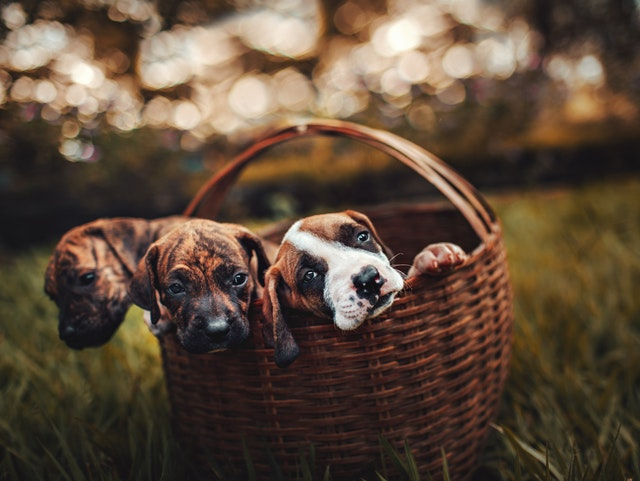
#> input picture images/HelenaLopes.jpg, 640 x 481 px
$ python -i cloudbasedImageTransformation.py   (imports and definitions only)   (older library calls are emulated)
#> lines starting #> are read from the running program, lines starting #| are printed output that depends on the picture; after the words box and inside, x2 and y2 are one past the last pixel; in counts of white or black regions, pixels touching at a corner belong together
#> further down, picture is the input picture: PIL image 640x481 RGB; mean R, G, B 93.4, 74.8, 58.6
# -*- coding: utf-8 -*-
import urllib.request as urllib
import numpy as np
import base64
import requests
from PIL import Image, ImageFilter, ImageMath
from io import BytesIO


# downloads the image, converts it to a NumPy array, and then reads
#
# @param url the url to be used
#
# it into PIL Image format
def url_to_image(url):
    response = requests.get(url)
    return Image.open(BytesIO(response.content))

#
# converts given Image into a black & white image
#
# @param Must be an Image, jpg/png
#
# @return Returns the converted black & white image
def blackwhite(image):
    return image.convert("L")
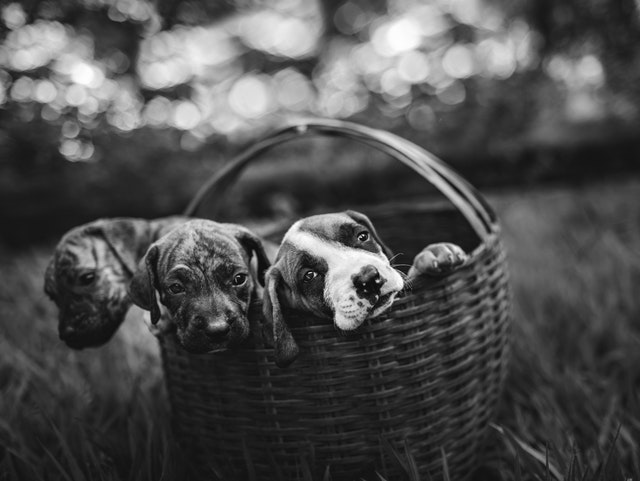
#> returned value: PIL image 640x481 L; min 1, max 255, mean 78.5

#
# upscales an image based on the given scale parameter
#
# @param image must be an image. jpg/png
# @param scake must be the size multiplier
#
# @return Returns the upscaled image
def upscale(image, scale):
    width, height = image.size[:2]
    return image.resize((width*scale, height*scale), Image.LANCZOS)

#
# Calculates the adaptive threshold of an image
# Source:
# https://stackoverflow.com/questions/33091755/bradley-roth-adaptive-thresholding-algorithm-how-do-i-get-better-performance
#
# @param image must be an image. jpg/png
# @param s is the window size
# @param t is the threshold
#
# @return  returns the Cartoon version of the iamge
#
def bradley_roth_numpy(image, s=None, t=None):
    # Convert image to numpy array
#> called with s = 16, t = 30
    img = np.array(image).astype(np.float)
    # Default window size is round(cols/8)
    if s is None:
        s = np.round(img.shape[1]/8)
    # Default threshold is 15% of the total
    # area in the window
    if t is None:
        t = 15.0
    # Compute integral image
    intImage = np.cumsum(np.cumsum(img, axis=1), axis=0)
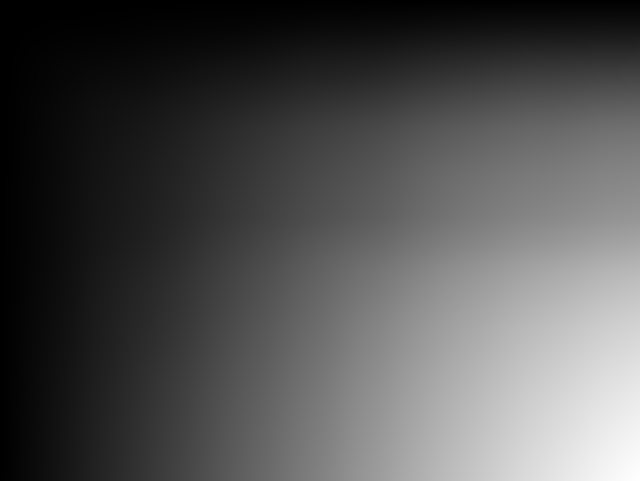
#> intImage: shape (481, 640) float64; min 39, max 24119306, mean 7683020.9; drawn with min black and max white
    # Define grid of points
    (rows,cols) = img.shape[:2]
#> rows = 481; cols = 640
    (X,Y) = np.meshgrid(np.arange(cols), np.arange(rows))
    # Make into 1D grid of coordinates for easier access
    X = X.ravel()
    Y = Y.ravel()
    # Ensure s is even so that we are able to index into the image
    # properly
    s = s + np.mod(s,2)
    # Access the four corners of each neighbourhood
    x1 = X - s/2
    x2 = X + s/2
    y1 = Y - s/2
    y2 = Y + s/2
    # Ensure no coordinates are out of bounds
    x1[x1 < 0] = 0
    x2[x2 >= cols] = cols-1
    y1[y1 < 0] = 0
    y2[y2 >= rows] = rows-1
    # Ensures coordinates are integer
    x1 = x1.astype(np.int)
    x2 = x2.astype(np.int)
    y1 = y1.astype(np.int)
    y2 = y2.astype(np.int)
    # Count how many pixels are in each neighbourhood
    count = (x2 - x1) * (y2 - y1)
    # Compute the row and column coordinates to access
    # each corner of the neighbourhood for the integral image
    f1_x = x2
    f1_y = y2
    f2_x = x2
    f2_y = y1 - 1
    f2_y[f2_y < 0] = 0
    f3_x = x1-1
    f3_x[f3_x < 0] = 0
    f3_y = y2
    f4_x = f3_x
    f4_y = f2_y
    # Compute areas of each window
    sums = intImage[f1_y, f1_x] - intImage[f2_y, f2_x] - intImage[f3_y, f3_x] + intImage[f4_y, f4_x]
    # Compute thresholded image and reshape into a 2D grid
    out = np.ones(rows*cols, dtype=np.bool)
    out[img.ravel()*count <= sums*(100.0 - t)/100.0] = False
    # Also convert back to uint8
    out = 255*np.reshape(out, (rows, cols)).astype(np.uint8)
    return Image.fromarray(out)

#
# This method converts an Image into a Cartoon Version
#
# @param image is the image to be converted into a Cartoon Image
#
# @return Returns the Cartoon Image
#
def cartoonify(image):
    grayscale = blackwhite(image)
    grayscale = grayscale.filter(ImageFilter.MedianFilter(5))
    edges =  bradley_roth_numpy(grayscale, 16, 30)
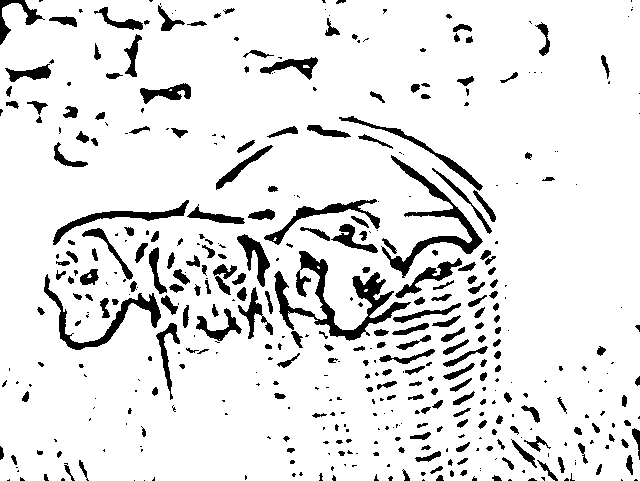
#> edges: PIL image 640x481 L; 89.6% white; 451 black regions (222 under 20 px), largest, box (x1, y1, x2, y2) and area: (274, 251, 411, 341) 3030, (381, 155, 483, 278) 1932, (44, 274, 161, 350) 1431
    color = image.filter(ImageFilter.MedianFilter(23))
    try:
        red, green, blue, alpha = color.split()
        red = ImageMath.eval("convert(a&b, 'L')", a=red, b=edges)
        green = ImageMath.eval("convert(a&b, 'L')", a=green, b=edges)
        blue = ImageMath.eval("convert(a&b, 'L')", a=blue, b=edges)
        res = Image.merge("RGBA", (red, green, blue, alpha))
    except ValueError:
        red, green, blue = color.split()
        red = ImageMath.eval("convert(a&b, 'L')", a=red, b=edges)
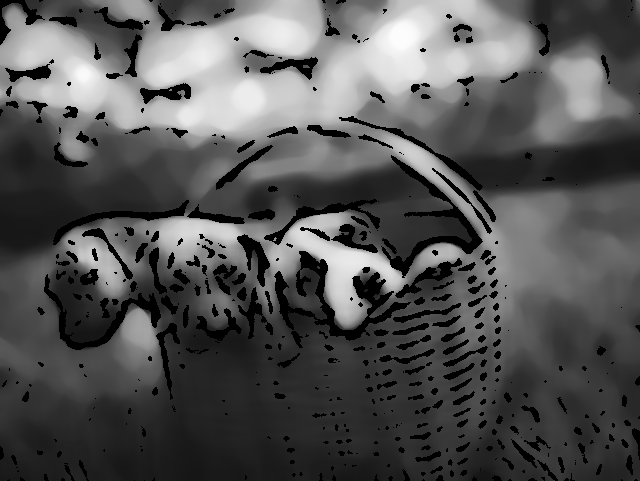
#> red: PIL image 640x481 L; min 0, max 252, mean 84.5
        green = ImageMath.eval("convert(a&b, 'L')", a=green, b=edges)
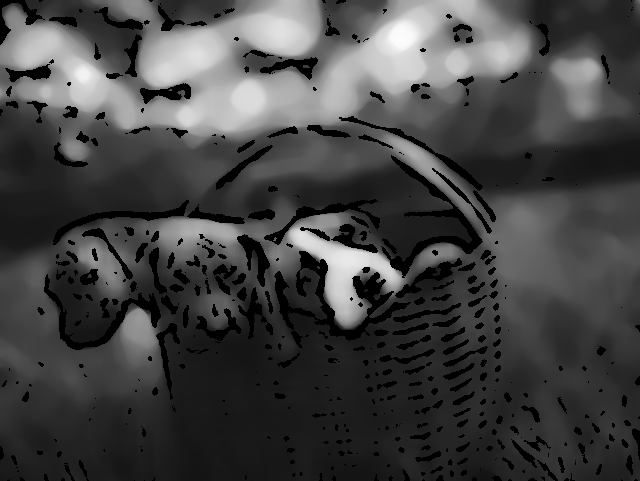
#> green: PIL image 640x481 L; min 0, max 252, mean 67.7
        blue = ImageMath.eval("convert(a&b, 'L')", a=blue, b=edges)
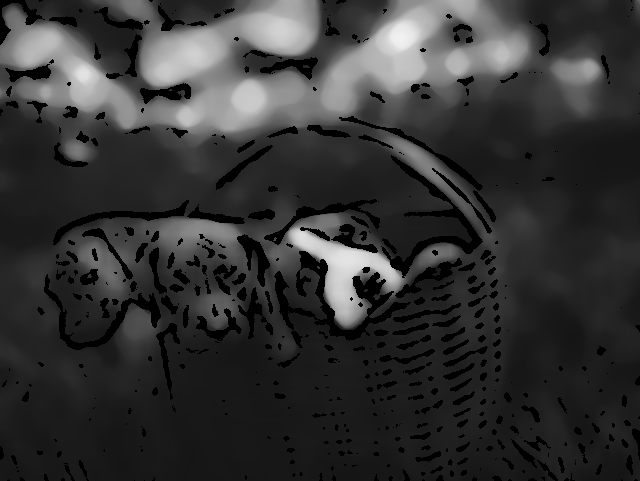
#> blue: PIL image 640x481 L; min 0, max 240, mean 52.3
        res = Image.merge("RGB", (red, green, blue))
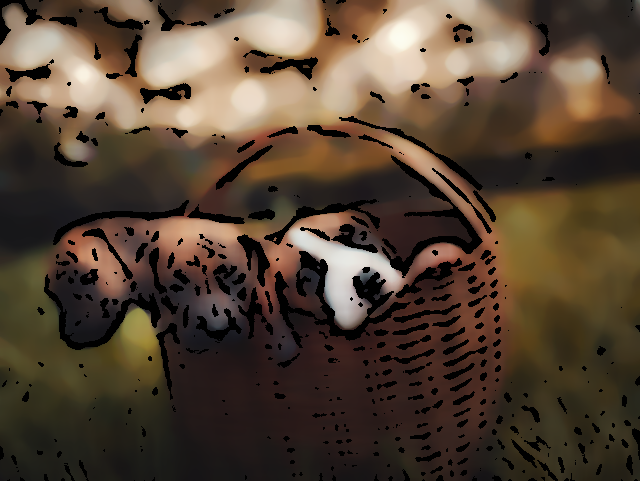
#> res: PIL image 640x481 RGB; mean R, G, B 84.5, 67.7, 52.3
    return res
#
# checks if the given url is valid
#
# @param url is the url
#
# @return True if it's valid, False if it isn't
#

# [68 lines left out: functions url_valid, image_valid, transformation_service, not called in this run]

# This main method will be invoked when this program is run
#
# @param Cloud Functions actions accept a single parameter,
#        which must be a JSON object.
#
def main(args):
    response = transformation_service(args)
    return response

>>> from PIL import Image
>>> picture = Image.open('../images/HelenaLopes.jpg')
>>> result = cartoonify(picture)

$ run again, on images/JohannesPlenioForrest.jpg
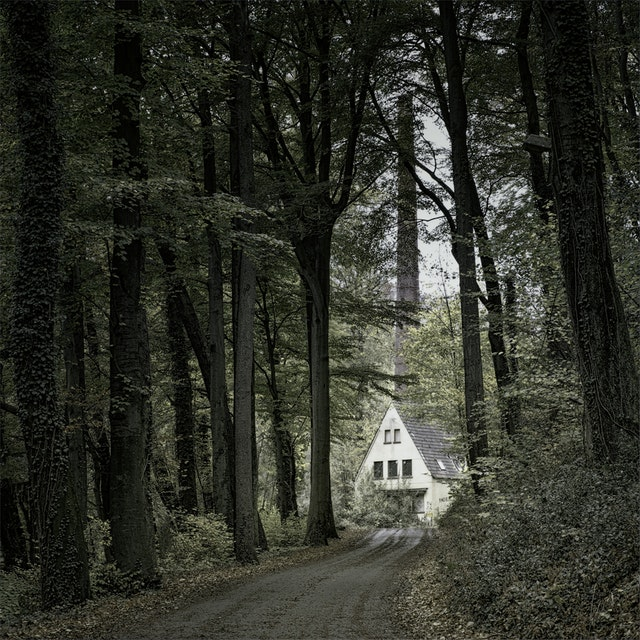
#> input picture images/JohannesPlenioForrest.jpg, 640 x 640 px
#> picture is the input picture: PIL image 640x640 RGB; mean R, G, B 48, 50.2, 41.3
#> in cartoonify, `edges =  bradley_roth_numpy(grayscale, 16, 30)`:
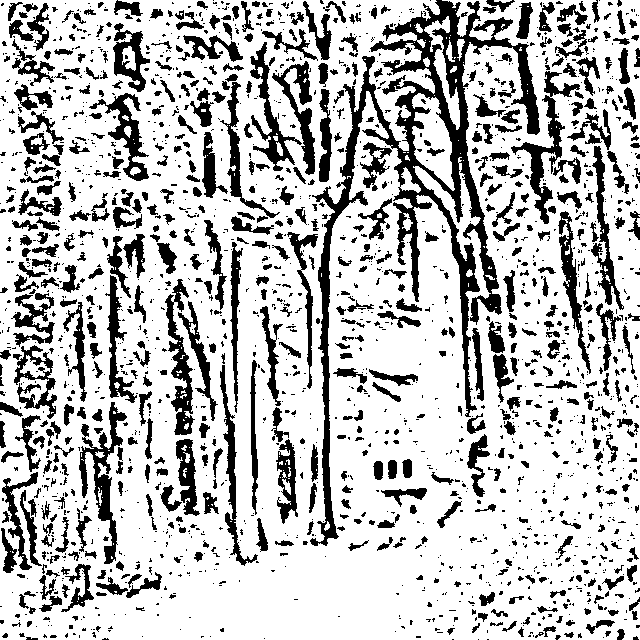
#> edges: PIL image 640x640 L; 75.1% white; 1987 black regions (1392 under 20 px), largest, box (x1, y1, x2, y2) and area: (310, 0, 540, 546) 18343, (79, 402, 127, 564) 2114, (511, 71, 580, 224) 1976
#> in cartoonify, `red = ImageMath.eval("convert(a&b, 'L')", a=red, b=edges)`:
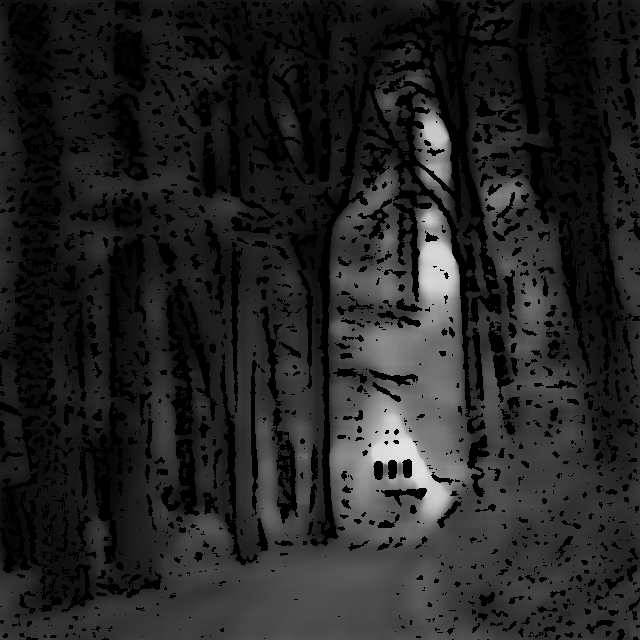
#> red: PIL image 640x640 L; min 0, max 224, mean 36.7
